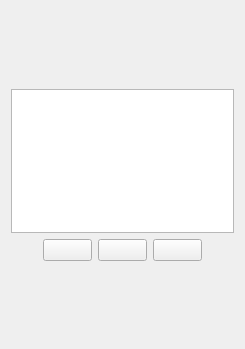
<?xml version="1.0" encoding="UTF-8"?>
<ui version="4.0">
 <class>BoardInterface</class>
 <widget class="QWidget" name="BoardInterface">
  <property name="geometry">
   <rect>
    <x>0</x>
    <y>0</y>
    <width>243</width>
    <height>349</height>
   </rect>
  </property>
  <property name="windowTitle">
   <string>Interface</string>
  </property>
  <layout class="QVBoxLayout" name="verticalLayout_2">
   <item>
    <layout class="QVBoxLayout" name="verticalLayout">
     <item>
      <widget class="QLabel" name="opponentTimer">
       <property name="text">
        <string/>
       </property>
      </widget>
     </item>
     <item>
      <widget class="QTableWidget" name="tableMovesPGN">
       <property name="minimumSize">
        <size>
         <width>223</width>
         <height>144</height>
        </size>
       </property>
       <property name="maximumSize">
        <size>
         <width>242</width>
         <height>144</height>
        </size>
       </property>
      </widget>
     </item>
     <item>
      <layout class="QHBoxLayout" name="horizontalLayout">
       <property name="leftMargin">
        <number>32</number>
       </property>
       <property name="rightMargin">
        <number>32</number>
       </property>
       <item>
        <widget class="QPushButton" name="proposeTakeback">
         <property name="text">
          <string/>
         </property>
        </widget>
       </item>
       <item>
        <widget class="QPushButton" name="offerDraw">
         <property name="text">
          <string/>
         </property>
        </widget>
       </item>
       <item>
        <widget class="QPushButton" name="resign">
         <property name="text">
          <string/>
         </property>
        </widget>
       </item>
      </layout>
     </item>
     <item>
      <widget class="QLabel" name="playerTimer">
       <property name="text">
        <string/>
       </property>
      </widget>
     </item>
    </layout>
   </item>
  </layout>
 </widget>
 <layoutdefault spacing="6" margin="11"/>
 <resources/>
 <connections/>
</ui>
